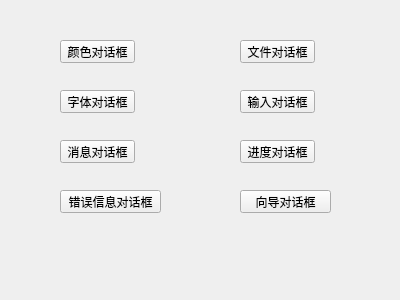
<?xml version="1.0" encoding="UTF-8"?>
<ui version="4.0">
 <class>MyWidget</class>
 <widget class="QWidget" name="MyWidget">
  <property name="geometry">
   <rect>
    <x>0</x>
    <y>0</y>
    <width>400</width>
    <height>300</height>
   </rect>
  </property>
  <property name="windowTitle">
   <string>MyWidget</string>
  </property>
  <widget class="QPushButton" name="pushButton">
   <property name="geometry">
    <rect>
     <x>60</x>
     <y>40</y>
     <width>75</width>
     <height>23</height>
    </rect>
   </property>
   <property name="text">
    <string>颜色对话框</string>
   </property>
  </widget>
  <widget class="QPushButton" name="pushButton_2">
   <property name="geometry">
    <rect>
     <x>240</x>
     <y>40</y>
     <width>75</width>
     <height>23</height>
    </rect>
   </property>
   <property name="text">
    <string>文件对话框</string>
   </property>
  </widget>
  <widget class="QPushButton" name="pushButton_3">
   <property name="geometry">
    <rect>
     <x>60</x>
     <y>90</y>
     <width>75</width>
     <height>23</height>
    </rect>
   </property>
   <property name="text">
    <string>字体对话框</string>
   </property>
  </widget>
  <widget class="QPushButton" name="pushButton_4">
   <property name="geometry">
    <rect>
     <x>240</x>
     <y>90</y>
     <width>75</width>
     <height>23</height>
    </rect>
   </property>
   <property name="text">
    <string>输入对话框</string>
   </property>
  </widget>
  <widget class="QPushButton" name="pushButton_5">
   <property name="geometry">
    <rect>
     <x>60</x>
     <y>140</y>
     <width>75</width>
     <height>23</height>
    </rect>
   </property>
   <property name="text">
    <string>消息对话框</string>
   </property>
  </widget>
  <widget class="QPushButton" name="pushButton_6">
   <property name="geometry">
    <rect>
     <x>240</x>
     <y>140</y>
     <width>75</width>
     <height>23</height>
    </rect>
   </property>
   <property name="text">
    <string>进度对话框</string>
   </property>
  </widget>
  <widget class="QPushButton" name="pushButton_7">
   <property name="geometry">
    <rect>
     <x>60</x>
     <y>190</y>
     <width>101</width>
     <height>23</height>
    </rect>
   </property>
   <property name="text">
    <string>错误信息对话框</string>
   </property>
  </widget>
  <widget class="QPushButton" name="pushButton_8">
   <property name="geometry">
    <rect>
     <x>240</x>
     <y>190</y>
     <width>91</width>
     <height>23</height>
    </rect>
   </property>
   <property name="text">
    <string>向导对话框</string>
   </property>
  </widget>
 </widget>
 <layoutdefault spacing="6" margin="11"/>
 <resources/>
 <connections/>
</ui>
